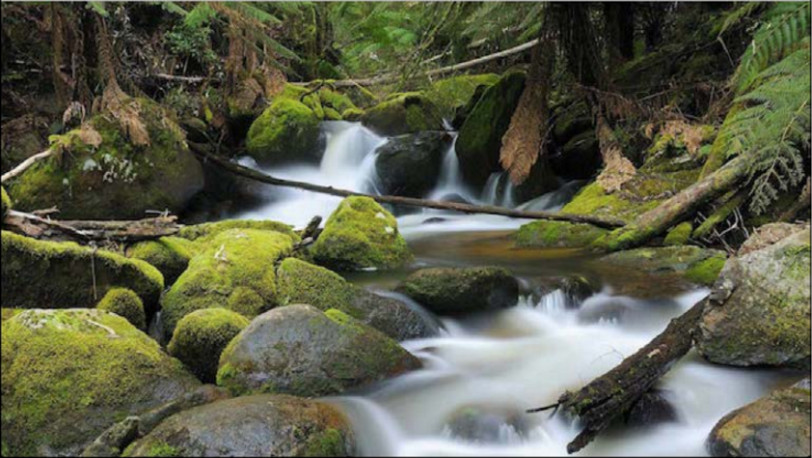
#> input picture Lab3/images/input.jpg, 812 x 458 px
$ jupyter execute Lab3_ImageManipulationsOpenCV.ipynb   (shell and % lines are left out)
#> lines starting #> are read from the running program, lines starting #| are printed output that depends on the picture
# ARTI404 - Image Processing
## Lab 3: Image Manipulations using OpenCV Library

### Step 0: Install packages and download the sample image

[cell 1]

import os

images_dir = os.path.join(os.getcwd(), 'images')
os.makedirs(images_dir, exist_ok=True)

url = 'https://raw.githubusercontent.com/PacktPublishing/OpenCV-3-x-with-Python-By-Example/master/Chapter01/images/input.jpg'
dest = os.path.join(images_dir, 'input.jpg')

size = os.path.getsize(dest) if os.path.exists(dest) else 0
print(f'input.jpg: {"OK" if size > 0 else "FAILED"} ({size} bytes) -> {dest}')

### Step#1: Read an image using the OpenCV library

[cell 2]
import cv2
import matplotlib.pyplot as plt

img = cv2.imread(os.path.join('images', 'input.jpg'))
#> img is the input picture: shape (458, 812, 3); mean B, G, R 72.5, 93.3, 91.1

print(type(img))
#| <class 'numpy.ndarray'>
print('shape:', img.shape)
#| shape: (458, 812, 3)

plt.imshow(cv2.cvtColor(img, cv2.COLOR_BGR2RGB))
plt.title('Input image')
plt.axis('off')
plt.show()

### Step#2: Load an image in grayscale mode

[cell 3]
gray_img = cv2.imread(os.path.join('images', 'input.jpg'), cv2.IMREAD_GRAYSCALE)
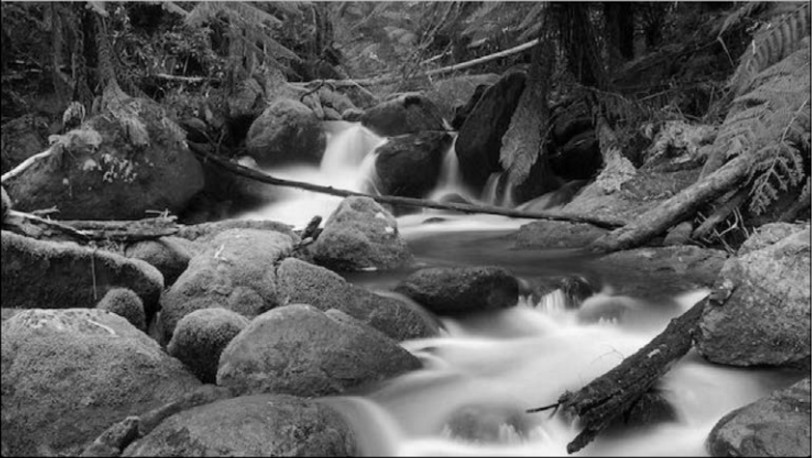
#> gray_img: shape (458, 812); min 0, max 253, mean 90.3

plt.imshow(gray_img, cmap='gray')
plt.title('Grayscale')
plt.axis('off')
plt.show()

### Step#3: Save an image

[cell 4]
os.makedirs('output', exist_ok=True)
cv2.imwrite(os.path.join('output', 'output.jpg'), gray_img)
print('Saved output/output.jpg')

### Step#4: Convert an image to different color spaces

[cell 5]
img = cv2.imread(os.path.join('images', 'input.jpg'))
gray_img = cv2.cvtColor(img, cv2.COLOR_BGR2GRAY)

plt.imshow(gray_img, cmap='gray')
plt.title('Grayscale image (via cvtColor)')
plt.axis('off')
plt.show()

Considering all the color spaces, there are around 190 conversion options available in OpenCV. The following prints the full list of color-related flags:

[cell 6]
print([x for x in dir(cv2) if x.startswith('COLOR_')])

Convert to YUV (Y: brightness, U: blue projection, V: red projection) and view each channel separately:

[cell 7]
yuv_img = cv2.cvtColor(img, cv2.COLOR_BGR2YUV)
#> yuv_img: shape (458, 812, 3); mean of channels 0, 1, 2 90.3, 119.3, 128.8

fig, axes = plt.subplots(1, 3, figsize=(14, 5))
axes[0].imshow(yuv_img[:, :, 0], cmap='gray'); axes[0].set_title('Y channel'); axes[0].axis('off')
axes[1].imshow(yuv_img[:, :, 1], cmap='gray'); axes[1].set_title('U channel'); axes[1].axis('off')
axes[2].imshow(yuv_img[:, :, 2], cmap='gray'); axes[2].set_title('V channel'); axes[2].axis('off')
plt.show()
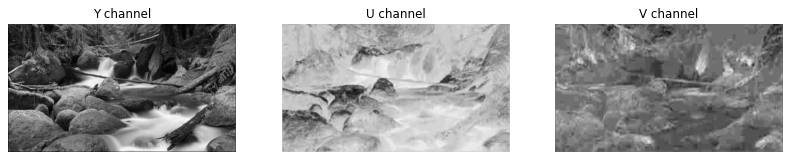
#> figure drawn by matplotlib, 3 panels

## Assessment

### Task#1: Geometric transformations
1. Increase the size of the image.
2. Rotate the image by 120 degrees.
3. Perform a shear operation over the image.

[cell 8]
import numpy as np

img_rgb = cv2.cvtColor(img, cv2.COLOR_BGR2RGB)
rows, cols = img_rgb.shape[:2]
#> rows = 458; cols = 812

# 1. Increase the size of the image (scale up by 1.5x)
enlarged = cv2.resize(img_rgb, None, fx=1.5, fy=1.5, interpolation=cv2.INTER_LINEAR)

# 2. Rotate the image by 120 degrees
rotation_matrix = cv2.getRotationMatrix2D((cols / 2, rows / 2), 120, 1)
rotated = cv2.warpAffine(img_rgb, rotation_matrix, (cols, rows))
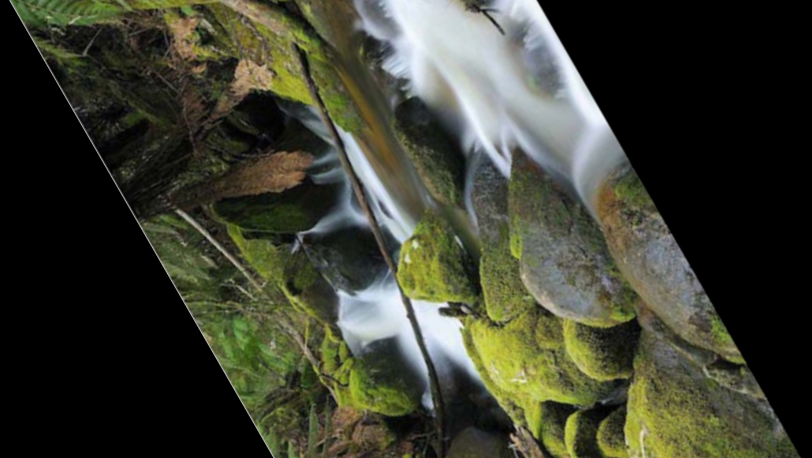
#> rotated: shape (458, 812, 3); mean R, G, B 60.9, 62.8, 48.7

# 3. Shear operation (affine transform that skews the image)
src_points = np.float32([[0, 0], [cols - 1, 0], [0, rows - 1]])
#> src_points = [[0, 0], [811, 0], [0, 457]]
dst_points = np.float32([[0, 0], [int(0.6 * (cols - 1)), 0], [int(0.4 * (cols - 1)), rows - 1]])
#> dst_points = [[0, 0], [486, 0], [324, 457]]
shear_matrix = cv2.getAffineTransform(src_points, dst_points)
#> shear_matrix = [[0.599, 0.709, 0], [0, 1, 0]]
sheared = cv2.warpAffine(img_rgb, shear_matrix, (cols, rows))
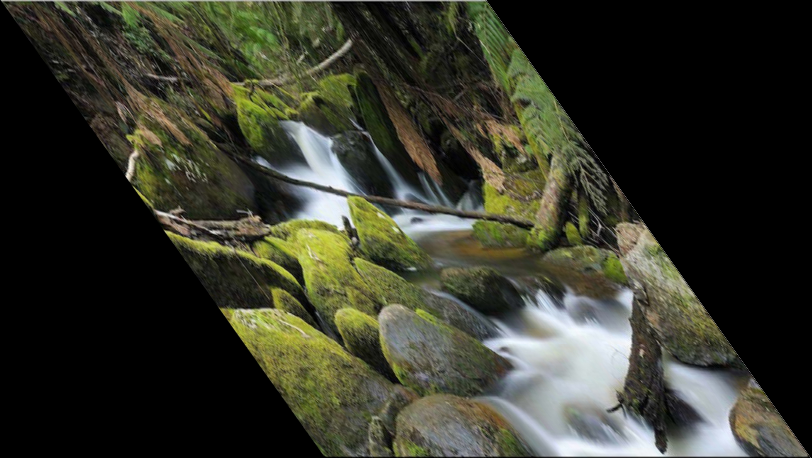
#> sheared: shape (458, 812, 3); mean R, G, B 54.6, 55.9, 43.4

fig, axes = plt.subplots(1, 4, figsize=(18, 5))
axes[0].imshow(img_rgb); axes[0].set_title('Original'); axes[0].axis('off')
axes[1].imshow(enlarged); axes[1].set_title('Enlarged (1.5x)'); axes[1].axis('off')
axes[2].imshow(rotated); axes[2].set_title('Rotated 120°'); axes[2].axis('off')
axes[3].imshow(sheared); axes[3].set_title('Sheared'); axes[3].axis('off')
plt.show()

### Task#2: Intensity transformations
1. Create a negative image.
2. Log transform (choose an appropriate constant for your image).
3. Power law / gamma transform (choose a gamma that increases the contrast).

[cell 9]
gray = cv2.cvtColor(img, cv2.COLOR_BGR2GRAY).astype(np.float32)

# 1. Negative image
negative = 255 - gray
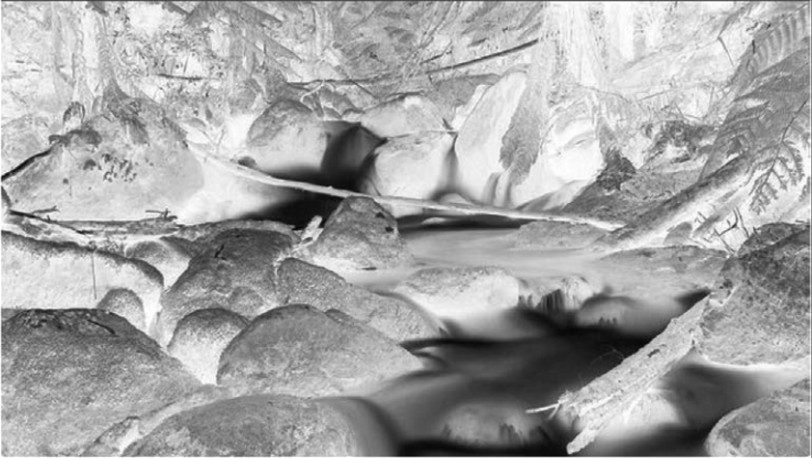
#> negative: shape (458, 812) float32; min 2, max 255, mean 164.7

# 2. Log transform: s = c * log(1 + r)
c_log = 255 / np.log(1 + 255)
log_transformed = c_log * np.log(1 + gray)
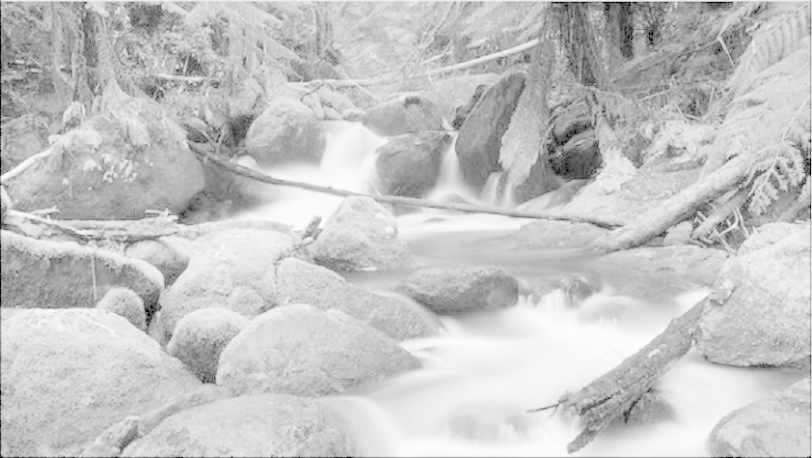
#> log_transformed: shape (458, 812) float32; min 0, max 254.6, mean 197.4
log_transformed = np.clip(log_transformed, 0, 255).astype(np.uint8)

# 3. Power law (gamma) transform: s = c * r^gamma
gamma = 0.5  # gamma < 1 increases contrast/brightens the image
normalized = gray / 255.0
power_law = np.clip((normalized ** gamma) * 255, 0, 255).astype(np.uint8)
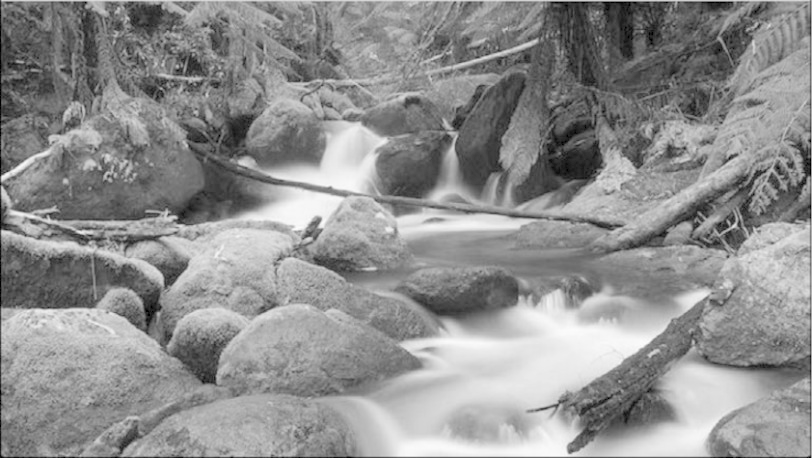
#> power_law: shape (458, 812); min 0, max 253, mean 143.6

fig, axes = plt.subplots(1, 4, figsize=(18, 5))
axes[0].imshow(gray.astype(np.uint8), cmap='gray'); axes[0].set_title('Original (gray)'); axes[0].axis('off')
axes[1].imshow(negative.astype(np.uint8), cmap='gray'); axes[1].set_title('Negative'); axes[1].axis('off')
axes[2].imshow(log_transformed, cmap='gray'); axes[2].set_title('Log transform'); axes[2].axis('off')
axes[3].imshow(power_law, cmap='gray'); axes[3].set_title(f'Power law (gamma={gamma})'); axes[3].axis('off')
plt.show()
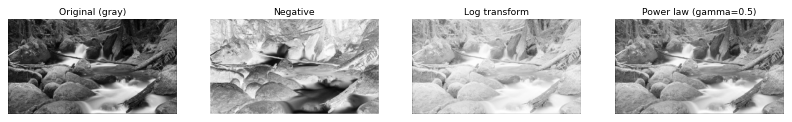
#> figure drawn by matplotlib, 4 panels
